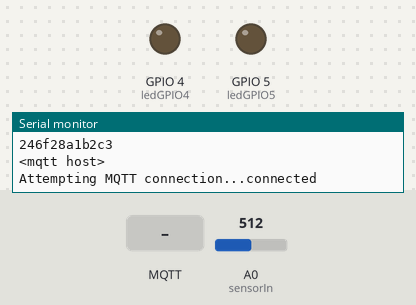
The sketch below on a simulated ESP8266 (NodeMCU). Parts: output pins drawn as LEDs (lit = HIGH), the last lines printed to the serial monitor. The test bench sets the inputs (shaded band); at power-on: A0 (sensorIn) = 512. WiFi joins after 1.5 s; servers stay silent unless stated; no MQTT or app messages arrive unless stated.

Above: at 2.7 s.
2.8 s: MQTT message "0" arrives on the first subscribed topic
At 5.0 s:
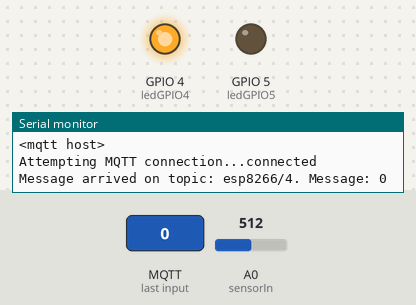
5.3 s: MQTT message "0" arrives on the second subscribed topic
At 7.1 s:
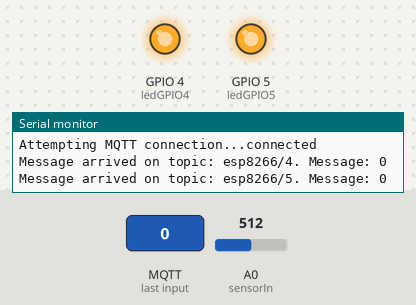
7.8 s: MQTT message "1" arrives on the first subscribed topic
At 10.0 s:
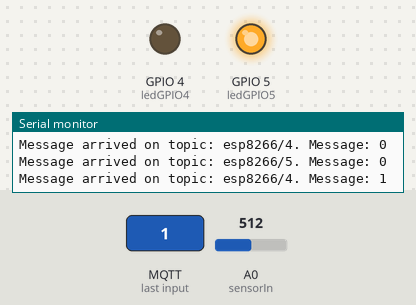
10.3 s: MQTT message "1" arrives on the second subscribed topic
At 12.0 s:
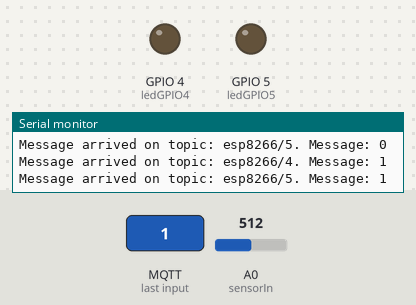
Timing chart, 0 to 13.5 s (numbered marks = the images above; inputs shaded):
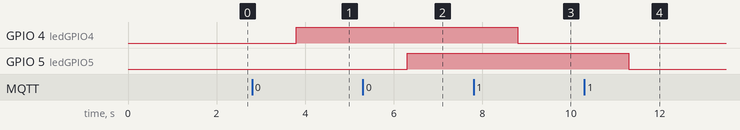

Measured:
- after the input at 2.8 s, GPIO 4 (ledGPIO4): LOW → HIGH after 1.0 s
- after the input at 5.3 s, GPIO 5 (ledGPIO5): LOW → HIGH after 1.0 s
- after the input at 7.8 s, GPIO 4 (ledGPIO4): HIGH → LOW after 1.0 s
- after the input at 10.3 s, GPIO 5 (ledGPIO5): HIGH → LOW after 1.0 s

The sketch:

Relay_ACS712_WiFiManager_mDNS.ino
```cpp
#include <ESP8266WiFi.h>
#include <WiFiClientSecure.h>
#include <ESP8266WebServer.h>
#include <WiFiManager.h>
#include <ESP8266mDNS.h>
#include <PubSubClient.h>

const char* mqtt_server_host = "<mqtt host>";
const char* mqttuser = "<USERNAME>";
const char* mqttpass = "<PASSWORD>";
byte mac[6];

WiFiClient espClient;
PubSubClient client(espClient);
const int ledGPIO5 = 5;
const int ledGPIO4 = 4;

void configModeCallback (WiFiManager *myWiFiManager) {
  Serial.println("Entered config mode");
  Serial.println(WiFi.softAPIP());
  Serial.print("Created config portal AP ");
  Serial.println(myWiFiManager->getConfigPortalSSID());
}

void callback(String topic, byte* message, unsigned int length) {
  Serial.print("Message arrived on topic: ");
  Serial.print(topic);
  Serial.print(". Message: ");
  String messageTemp;

  for (int i = 0; i < length; i++) {
    Serial.print((char)message[i]);
    messageTemp += (char)message[i];
  }
  Serial.println();
  float rawAmps = getVPP();
   String stringOne =  String(rawAmps, DEC);          // using an int and a base
//  Serial.println(stringOne);
  client.publish("esp8266/4/reply", "stringOne");

  if(topic=="esp8266/4"){
      if(messageTemp == "0"){
        digitalWrite(ledGPIO4, HIGH);
        client.publish("esp8266/4/reply", "4-off");
      }
      else if(messageTemp == "1"){
        digitalWrite(ledGPIO4, LOW);
        client.publish("esp8266/4/reply", "4-on");
      }
  }
  if(topic=="esp8266/5"){
      if(messageTemp == "0"){
        digitalWrite(ledGPIO5, HIGH);
        client.publish("esp8266/5/reply", "5-off");
      }
      else if(messageTemp == "1"){
        digitalWrite(ledGPIO5, LOW);
        client.publish("esp8266/5/reply", "5-on");
      }
  }
  Serial.println();
}

void reconnect() {

  Serial.println(mqtt_server_host);
  if (!client.connected()) {
    Serial.print("Attempting MQTT connection...");
    if (client.connect("ESP8266Client", mqttuser, mqttpass)) {
      Serial.println("connected");
      client.subscribe("esp8266/4");
      client.subscribe("esp8266/5");
    } else {
      Serial.print("failed, rc=");
      Serial.print(client.state());
      Serial.println(" try again in 5 seconds");
      delay(5000);
    }
  }
}

void setup() {

  Serial.begin(115200);
  WiFiManager wifiManager;

  wifiManager.setAPCallback(configModeCallback);
  wifiManager.setAPStaticIPConfig(IPAddress(10,0,1,1), IPAddress(10,0,1,1), IPAddress(255,255,255,0));
  if(!wifiManager.autoConnect("YoHo")) {
    Serial.println("failed to connect and hit timeout");
    ESP.reset();
    delay(1000);
  }
  if (!MDNS.begin("yoho")) {
    Serial.println("Error setting up MDNS responder!");
    while(1) {
      delay(1000);
    }
  }
//  Serial.println("mDNS responder started");
//  Serial.println("TCP server started");
  MDNS.addService("http", "tcp", 80);
//  Serial.println("connected...yeey :)");
  WiFi.macAddress(mac);
  char macAddr[20] = {0};

  snprintf(macAddr,20,"%02x%02x%02x%02x%02x%02x", mac[0],mac[1],mac[2],mac[3],mac[4],mac[5]);
  Serial.println(macAddr);
  pinMode(ledGPIO4, OUTPUT);
  pinMode(ledGPIO5, OUTPUT);
  client.setServer(mqtt_server_host, 1883);
  client.setCallback(callback);

}

const int sensorIn = A0;
float getVPP()
{
  float result;

  int readValue;             //value read from the sensor
  int maxValue = 0;          // store max value here
  int minValue = 1024;          // store min value here

   uint32_t start_time = millis();
   while((millis()-start_time) < 1000) //sample for 1 Sec
   {
       readValue = analogRead(sensorIn);
       // see if you have a new maxValue
       if (readValue > maxValue)
       {
           /*record the maximum sensor value*/
           maxValue = readValue;
       }
       if (readValue < minValue)
       {
           /*record the maximum sensor value*/
           minValue = readValue;
       }
   }

   // Subtract min from max
   result = ((maxValue - minValue) * 5.0)/1024.0;
   return result;
}

void loop() {
  if (!client.connected()) {
    reconnect();
  }
  if(!client.loop())
  {
    Serial.println("attempting mqtt");
    client.connect("ESP8266Client", mqttuser, mqttpass);
  }
}
```
